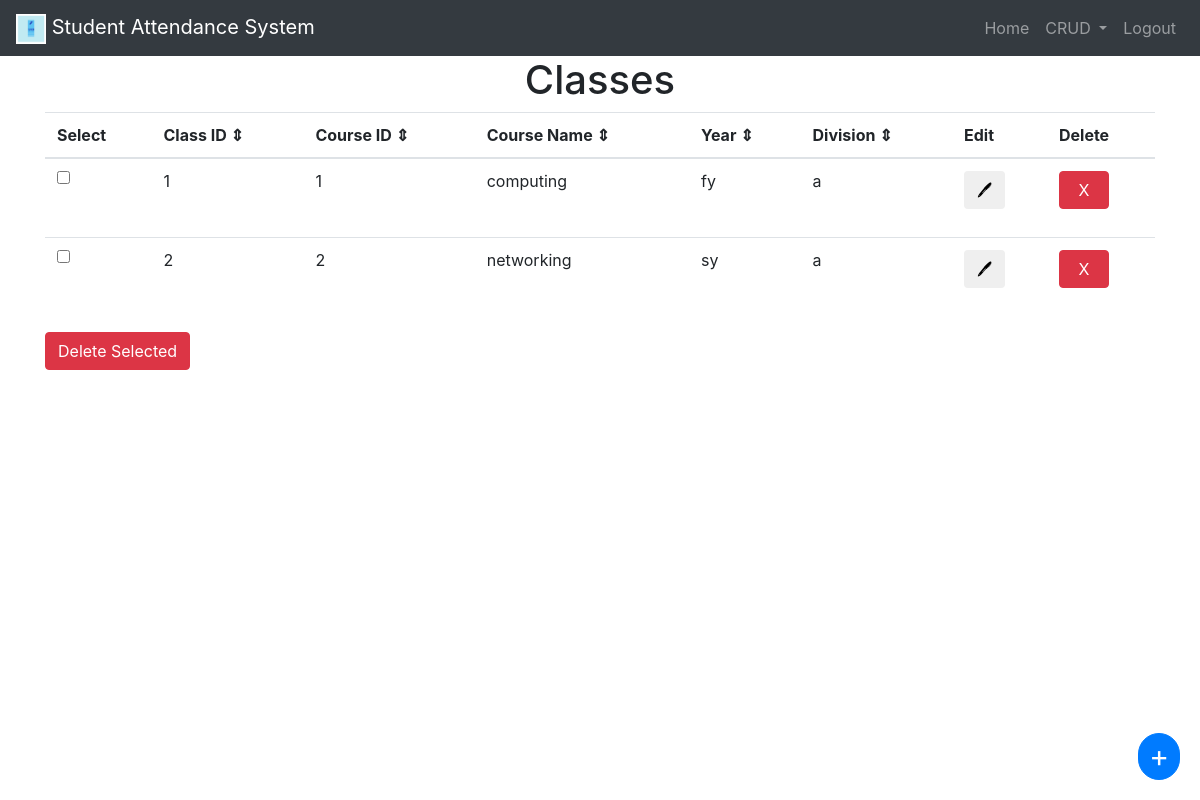
Screenshot of /admin/class.php (signed in) with the database file from the repository.
### tables this page shows
CREATE TABLE `classinfo` (
  `classid` int(100) NOT NULL,
  `courseid` varchar(50) NOT NULL,
  `year` varchar(10) NOT NULL,
  `division` char(3) NOT NULL
);

CREATE TABLE `courseinfo` (
  `courseid` tinyint(4) NOT NULL,
  `coursename` varchar(20) NOT NULL
);

### admin/class.php (the view, shortened to what this page needs)
<html>
<head>
	<link rel="stylesheet" href="https://maxcdn.bootstrapcdn.com/bootstrap/4.0.0/css/bootstrap.min.css">
</head>
<body>
<nav class="navbar navbar-expand-md navbar-dark bg-dark">
    <a href="admin.php" class="navbar-brand abs"><img src="../assets/logo.png" height="30" width="30"> Student Attendance System</a>
    <div class="navbar-collapse collapse justify-content-stretch" id="navbar7">
        <ul class="navbar-nav ml-auto">
		<li class="nav-item">
                <a class="nav-link" href="admin.php">Home</a>
            </li>
			<li class="nav-item dropdown">
        <a class="nav-link dropdown-toggle" href="#" id="navbarDropdown" role="button" data-toggle="dropdown" aria-haspopup="true" aria-expanded="false">
          CRUD
        </a>
      </li>
            <li class="nav-item">
                <a class="nav-link" href="logout.php">Logout</a>
            </li>
        </ul>
    </div>
</nav>
<div>
  <center><h2 style="font-size:2.5em; top: 50%;">Classes</h2></center>
</div>
<button id="fab" class="btn btn-primary" type="button" data-toggle="modal" data-target="#addclassModal" >+</button>
<div class="container">
<div class="table-responsive">
<?php
  require('connect.php');
	$query = $conn->prepare("SELECT * FROM `courseinfo` LEFT JOIN `classinfo` on courseinfo.courseid = classinfo.courseid");
  $query->execute();
  $r = $query->get_result();
	echo('<table id="mytable" class="table table-hover"><thead id="tablehead"><tr ><th>Select</th><th id="classid">Class ID &#x21D5;</th><th id="courseid">Course ID &#x21D5;</th><th id="coursename">Course Name &#x21D5;</th><th id="year">Year &#x21D5;</th><th id="division">Division &#x21D5;</th><th>Edit</th><th>Delete</th></tr></thead><tbody>');
	while ($assoc = $r->fetch_assoc()){
	if(is_null($assoc['classid'])){}
	else{
	echo "<tr>";
	echo "<td><input class='get_value' type='checkbox' name='cid[]' value=".$assoc['classid']."></td>";
	echo "<td>".$assoc['classid']."</td>";
	echo "<td>".$assoc['courseid']."</td>";
	echo "<td>".$assoc['coursename']."</td>";
	echo "<td>".$assoc['year']."</td>";
	echo "<td>".$assoc['division']."</td>";
	echo '<td><button type="button" class="btn" data-toggle="modal" data-target="#EditModal" data-classid="'.$assoc['classid'].'" data-courseid="'.$assoc['courseid'].'" data-year="'.$assoc['year'].'" data-division="'.$assoc['division'].'">&#x1f58a;</button></td>';
	echo "<td>";
	echo "<form action='classdel.php' method='post'  style='width=50%;'>";
	echo "<button class='cnf btn btn-danger' type='submit' name = 'submit' style='width:50;'>X</button>";
	echo "</form>";
	echo"</td>";
	echo "</tr>";
	}
	}
?>
</tbody>
</table>
<button type="button" name="submit" class="btn btn-danger cnf" id="multi-del">Delete Selected</button>
</div>
</div>
</body>
</html>

### admin/class.php (style rules this page uses)
#fab { border-radius: 50px; padding:0; padding-left:10; padding-right:10; position: fixed; bottom: 20px; right: 20px; font-size:30; }
#classid, #courseid, #coursename, #year, #division { cursor: pointer; }
.navbar-brand.abs { position: absolute; text-align: center; }

### rows the page displays
classinfo: classid "1", courseid "1", courseid.coursename "computing", year "fy", division "a"
classinfo: classid "2", courseid "2", courseid.coursename "networking", year "sy", division "a"
